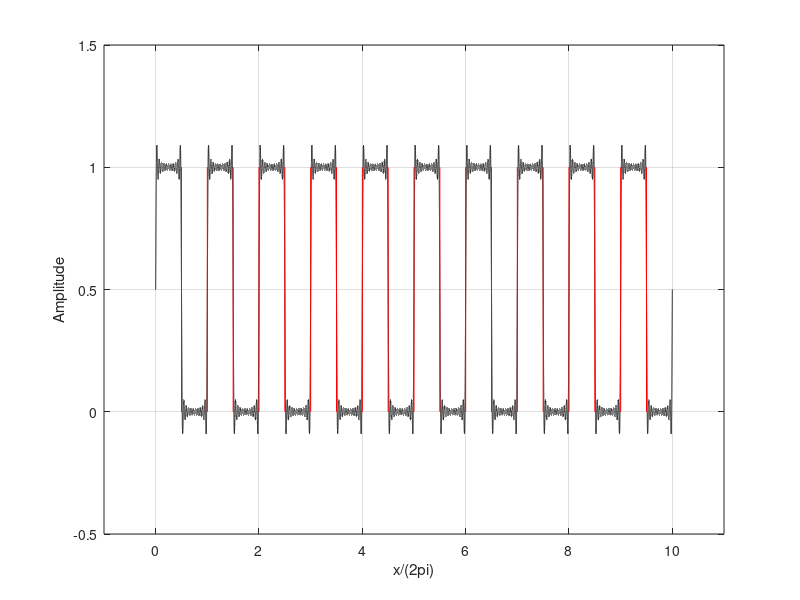

Recreate this plot in MATLAB.
clear;
home;
close;
pkg load signal;

%n is a constant
function retval = sinn_An(n,x)
	An = 2.0/pi/n;
	retval = An*sin(n.*x);
endfunction

%The full series
function retval = fourier_square(n,x)
	retval = 0.5;
	for i=[0:n]
		retval = retval+sinn_An(2*i+1,x);
	endfor
endfunction

x = 0.0:0.0001:(2.0*pi)*10;

S = 0.5 + sinn_An(1,x) + sinn_An(3,x)+sinn_An(5,x) + sinn_An(7,x);
S1 = fourier_square(10,x);

%b1 = 2.0/pi;
%b3 = 2.0/(3.0*pi);
%b5 = 2.0/(5.0*pi);
%b7 = 2.0/(7.0*pi);
%S = 0.5 + b1*sin(1.0*x) + b3*sin(3.0*x) + b5*sin(5.0*x) + b7*sin(7.0*x);

plot(x/(2.0*pi),S1,'color','black');
hold on;
grid on;
axis([-1 11 -0.5 1.5]);
xlabel("x/(2pi)");
ylabel("Amplitude");
plot(x/(2.0*pi),square(x)*0.5+0.5,'color','red');